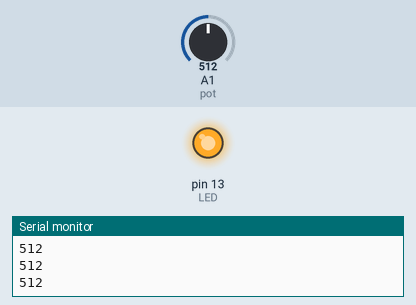
This sketch was run on a simulated Arduino Uno, built with avr-gcc and run on an emulated ATmega328P. Shown: output pins drawn as LEDs (lit = HIGH), the last lines printed to the serial monitor. The inputs (shaded band) are chosen by the test bench; at power-on: A1 (pot) = 512.

Above: at 1.2 s.
1.3 s: A1 (pot) set to 497
At 2.5 s:
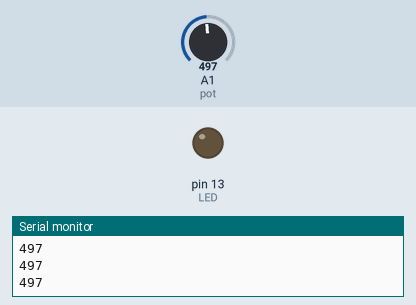
2.8 s: A1 (pot) set to 716
At 3.8 s:
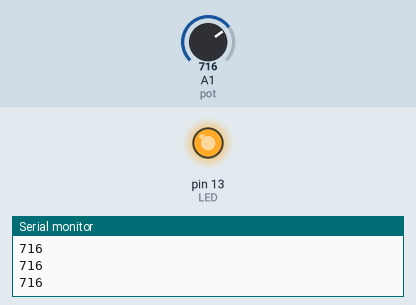
4.3 s: A1 (pot) set to 511
At 4.9 s:
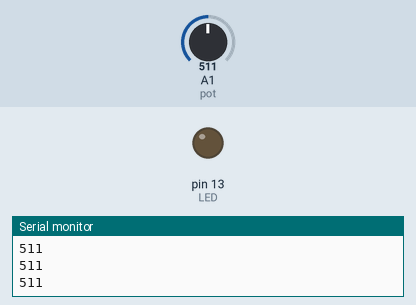
Timing chart, 0 to 7.3 s (numbered marks = the images above; inputs shaded):
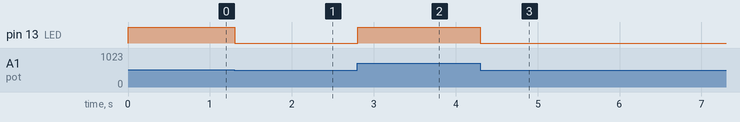

Measured:
- the behaviour switches between 512 and 511 on A1 (pot) (found by bisection; images 0 and 1)
- after the input at 1.3 s, pin 13 (LED): HIGH → LOW at once
- after the input at 2.8 s, pin 13 (LED): LOW → HIGH at once
- after the input at 4.3 s, pin 13 (LED): HIGH → LOW at once

The sketch:

SemaforoComPedestre.ino
```cpp
// C++ code
// potenciometro
int pot = A1;

// pino LED
int LED = 13;

// variável para armazenar o valor lido
int valor = 0;

void setup()
{
  // Inicializa o pino do LED como saída
  pinMode(LED, OUTPUT);

  // Inicializa a comunicação serial a 9600 bps
  Serial.begin(9600);
}

void loop()
{
  // Lê o valor do potenciômetro
  valor = analogRead(pot);
  if(valor > 0 ){
    //acende o led com intensiaded proporcional ao valor obtido
    analogWrite(LED, (valor/4));
    Serial.println(valor);
  }
}
```
